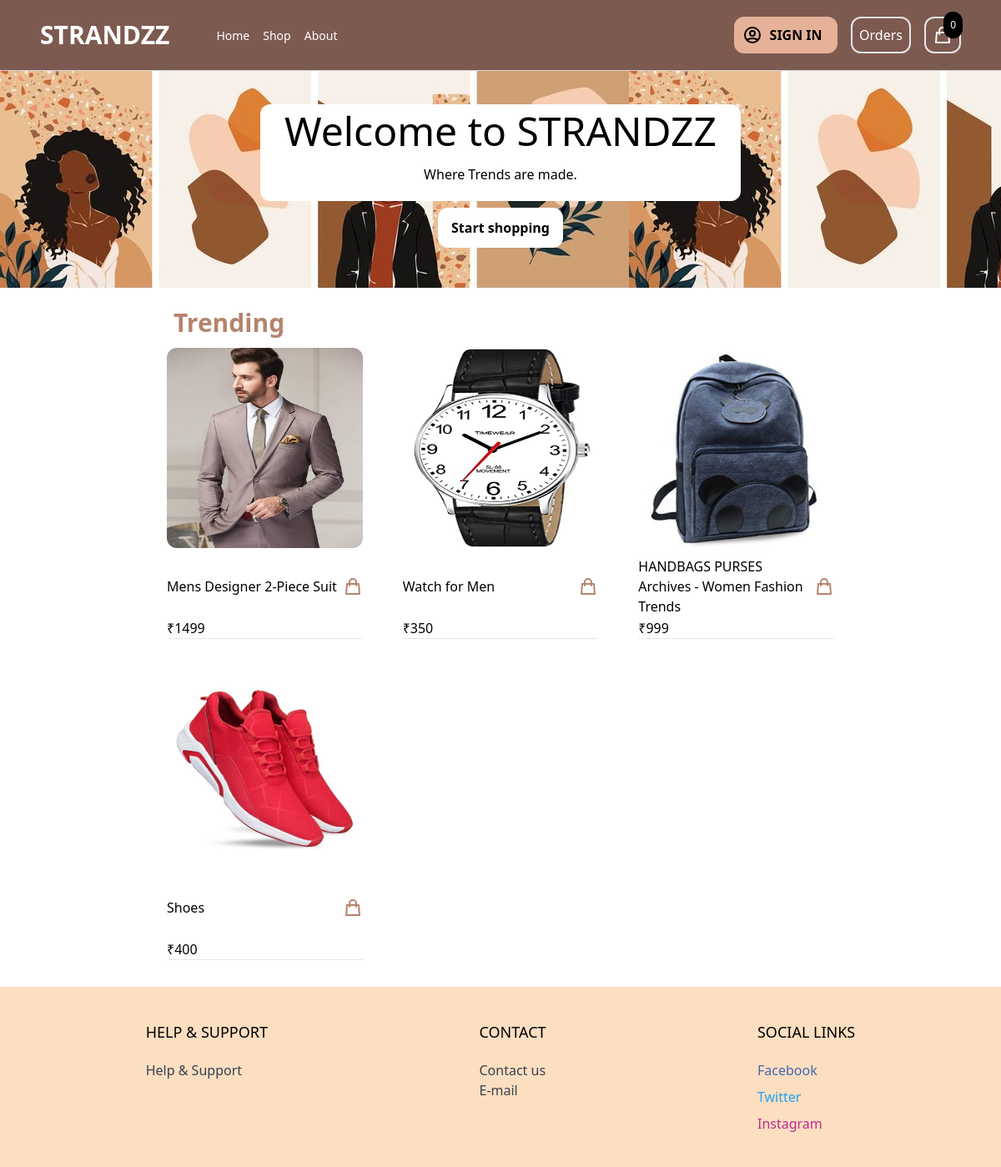
The page / on the database its author committed.
### product/models.py (models this page shows, shortened)
class Product(models.Model):
    category = models.ForeignKey(Category, related_name='products', on_delete=models.CASCADE)
    Trending = models.BooleanField()
    name = models.CharField(max_length=255)
    slug = models.SlugField()
    description = models.TextField(blank=True, null=True)
    price = models.IntegerField()
    created_at = models.DateTimeField(auto_now_add=True)
    image = models.ImageField(upload_to='uploads/', blank=True, null=True)
    thumbnail = models.ImageField(upload_to='uploads/', blank=True, null=True)
    class Meta:
        ordering = ('-created_at',)
    def get_display_price(self):
        return self.price
    def get_thumbnail(self):
        if self.thumbnail:
            return self.thumbnail.url

### core/views.py (the view)
# urls.py: path('', frontpage, name='frontpage'),
def frontpage(request):
    products = Product.objects.filter(Trending=True)[0:4]
    return render(request, 'core/frontpage.html', {'products': products})

### cart/cart.py (called while the page is built)
    def __len__(self):
        return sum(item['quantity'] for item in self.cart.values())

### cart/context_processors.py (called while the page is built)
def cart(request):
    return {'cart': Cart(request)}

### core/templates/core/frontpage.html (shortened to what this page needs)
{% extends 'core/base.html' %}
{% block content %}
<header class="px-6 py-10 lg:py-10 bg-[url('/static/image/Ss1.jpeg')]">
    <div class="max-w-xl mx-auto text-center ">
        <div class="rounded-xl pt-2 pb-1 bg-[#FFFFFF]">
            <p class="mb-2 text-3xl lg:text-5xl text-[#000000]">Welcome to STRANDZZ</p>
            <p class="mt-4 mb-4 text-[#000000]">Where Trends are made.</p>
        </div>
        <div class="p-2">
            <a href="{% url 'shop' %}" class="inline-block px-4 py-3 rounded-xl bg-[#FFFFFF] hover:bg-[#B4846C] text-[#000000] font-semibold hover:text-[#FFFFFF] text-center">Start shopping</a>
        </div>
    </div>
</header>
<div class="max-w-4xl mx-auto py-2 px-6 xl:px-0">
    <h2 class="font-bold text-3xl text-[#B4846C] ml-8 mt-4">Trending</h2>
    <div class="products flex items-center flex-wrap">
        {% for product in products %}
            {% include 'product/partials/product_list_item.html' %}
        {% endfor %}
    </div>
</div>
{% endblock %}

### product/templates/product/partials/product_list_item.html
<div class="w-full md:w-1/3 xl:w-1/4 pb-6 pr-6 pl-6 pt-3">
    <a href="{% url 'product' product.slug %}">
        <img src="{{ product.get_thumbnail }}" class="w-full h-60 rounded-xl hover:shadow-lg">
    </a>
    <div class="pt-3 h-20 flex items-center justify-between">
        <a href="{% url 'product' product.slug %}">{{ product.name }}</a>
        <a
            href="#"
            hx-get="{% url 'add_to_cart' product.id %}"
            hx-target="#menu-cart-button"
            hx-swap="outerHTML"
            class="text-purple-500 hover:text-purple-800"
        >
            <svg xmlns="http://www.w3.org/2000/svg" class="h-6 w-6" fill="none" viewBox="0 0 24 24" stroke="#B4846C">
                <path stroke-linecap="round" stroke-linejoin="round" stroke-width="2" d="M16 11V7a4 4 0 00-8 0v4M5 9h14l1 12H4L5 9z" />
            </svg>
        </a>
    </div>
    <p class="pt-1 text-[#000000]">₹{{ product.get_display_price }}</p>
    <hr>
</div>

### rows shown on the page
Product: get_thumbnail (picture), name "Mens Designer 2-Piece Suit", get_display_price "1499"
Product: get_thumbnail (picture), name "Watch for Men", get_display_price "350"
Product: get_thumbnail (picture), name "HANDBAGS PURSES Archives - Women Fashion Trends", get_display_price "999"
Product: get_thumbnail (picture), name "Shoes", get_display_price "400"

### other values the page prints
{{ cart|length }} "0"
